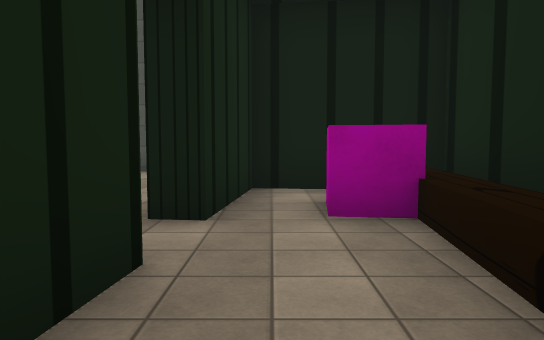
View 1 (above)

20 first-person views from a walk through a Unity game level. The camera is 1.4 m above the floor, tilts 4° down and sees 70° across. The floor is counted in squares, 2 m on a side. Each view is taken from the middle of a square. On the plan, view 1 faces up. The plan holds only what a view shows up to about 11 squares ahead; the rest is blank. The place goes on beyond the plan. The player is left out. Some surface patterns are stand-ins.

View 2
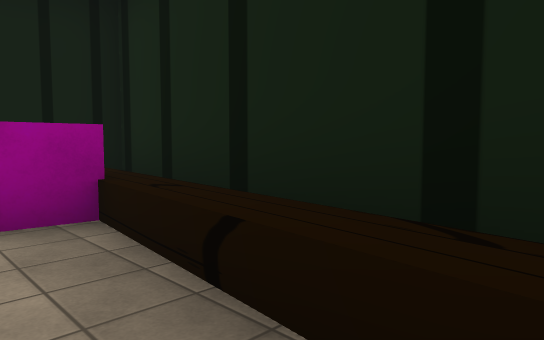

View 3
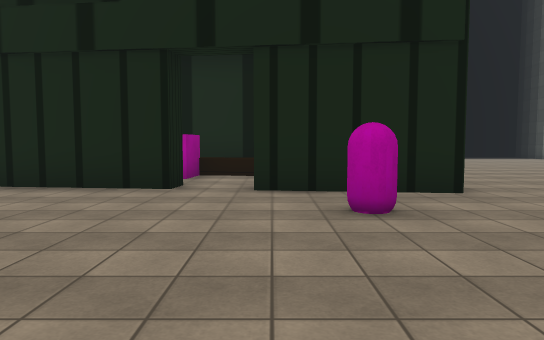

View 4
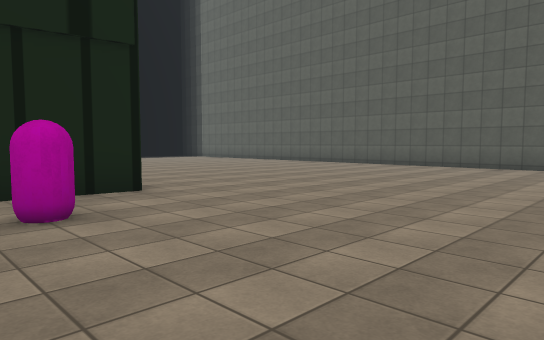

View 5
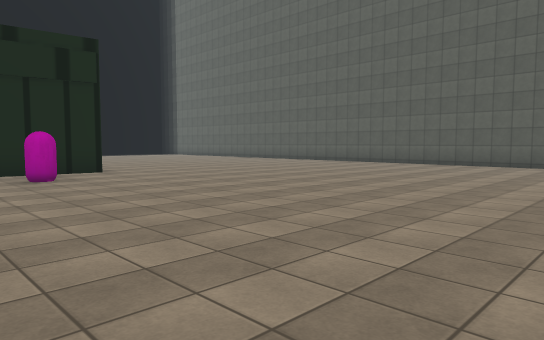

View 6
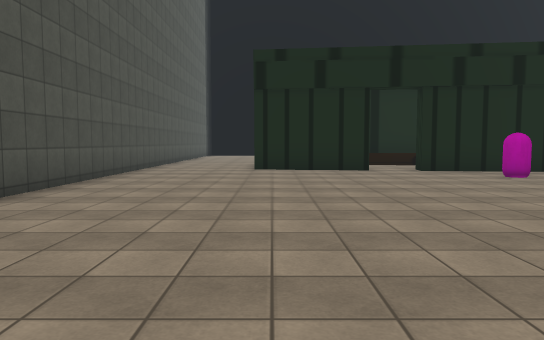

View 7
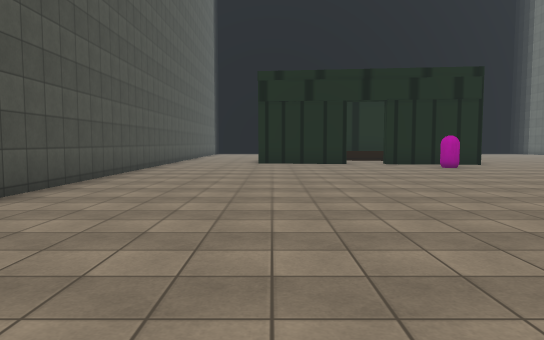

View 8
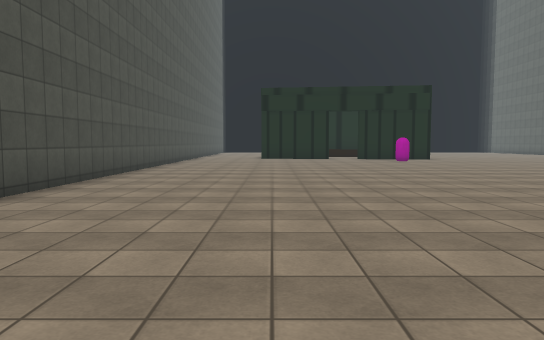

View 9
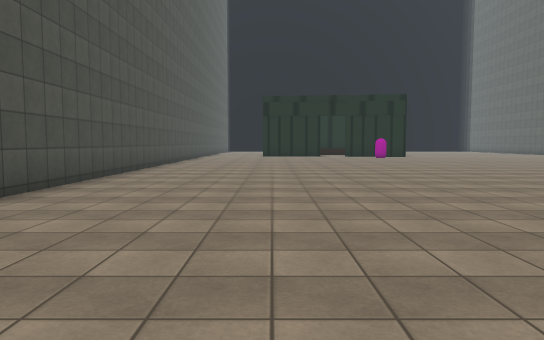

View 10
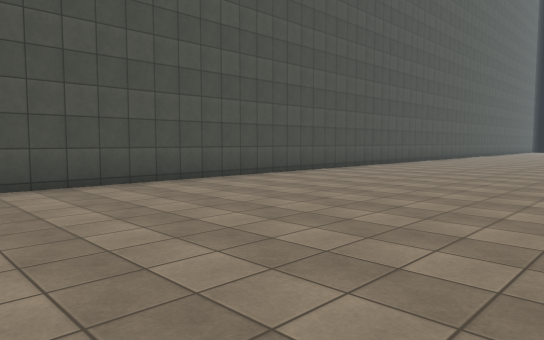

View 11
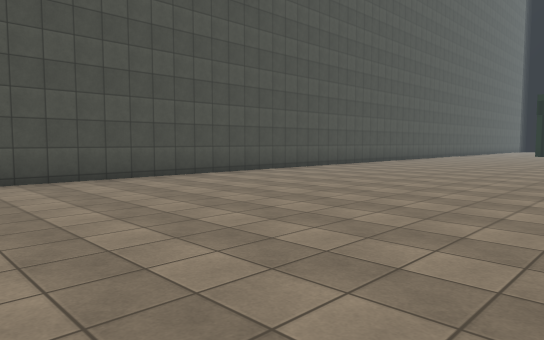

View 12
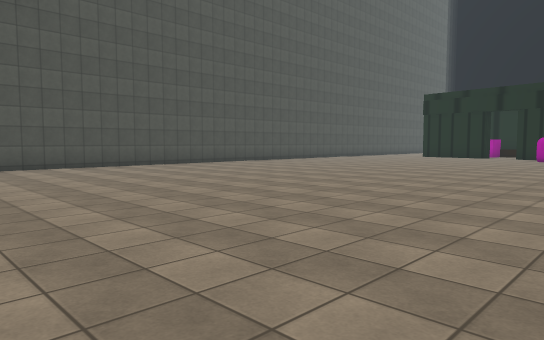

View 13
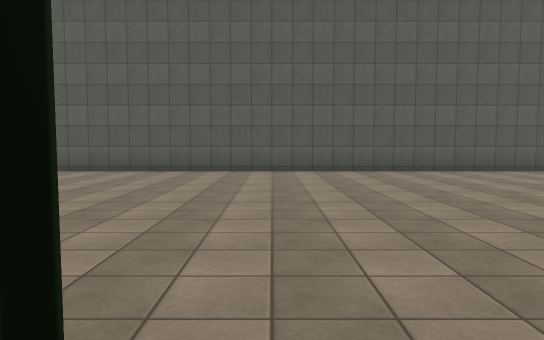

View 14
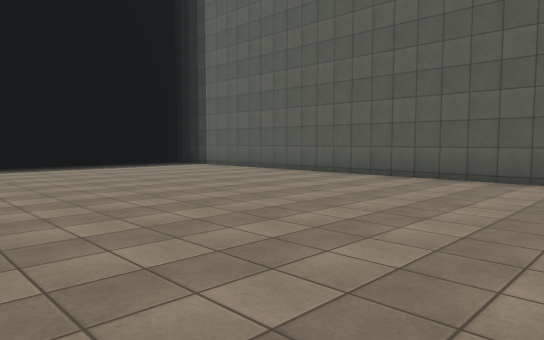

View 15
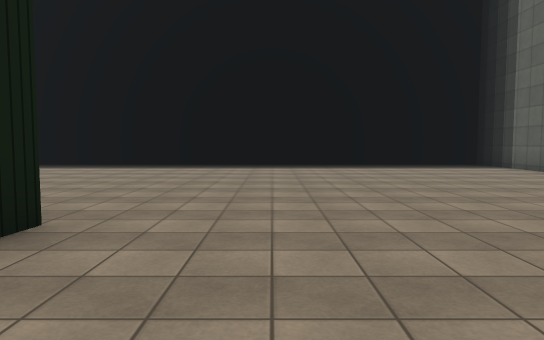

View 16
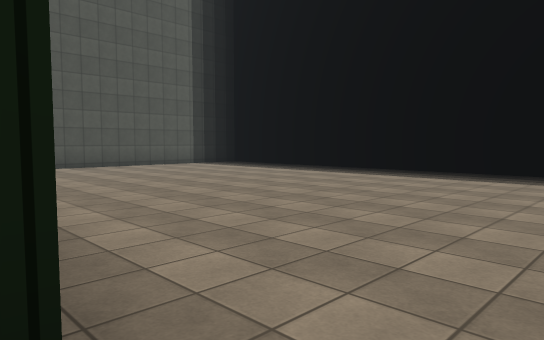

View 17
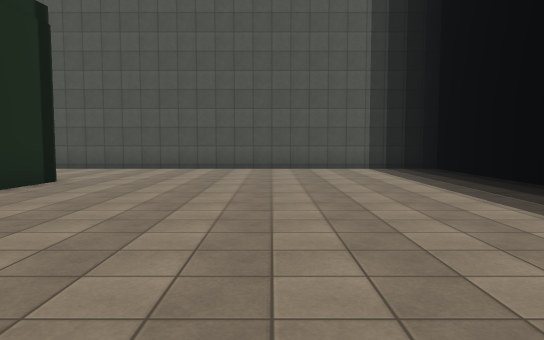

View 18
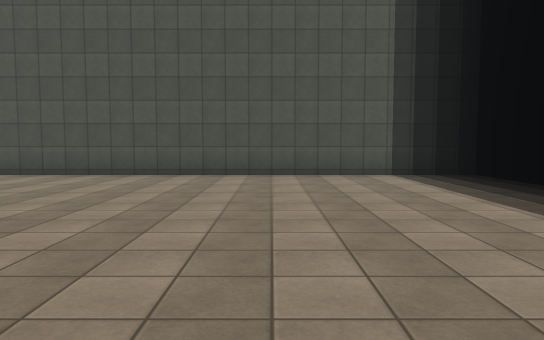

View 19
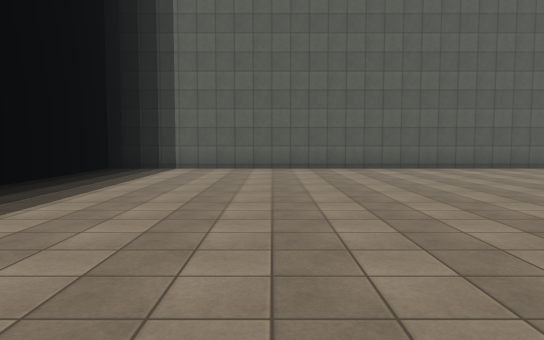

View 20
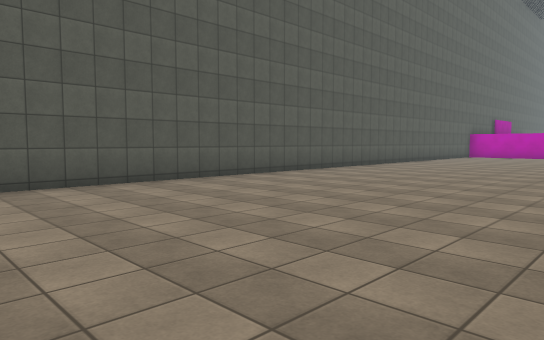

### Floor plan
Key: @ floor where view 1 was taken; # wall or solid block; . floor; = window, fence, low wall or low ledge; ^ raised ledge; O other object.
Columns run from 24 left of view 1 to 11 right of it. Each row starts with its distance up from view 1.
 10  ###################################
  9  .................................==
  8  ........................ ........==
  7  ........................  .......==
  6  ......................#####......==
  5 .......................#..^#......==
  4 .......................#.O#.......==
  3 ..........................#.......==
  2 .......................#..#.......==
  1     .................O.#.^#.......==
  0     ...................#@^#.......==
 -1     ...................#  #.......=
 -2     ....      ....................=
 -3               ....................=
 -4              .....................==
 -5          .........................==
 -6          .........................==
 -7           ........................==
 -8            .......................==
 -9             ......................==
-10             ######################==

Where each view was taken, in squares from view 1:
view 1: 0 up, 0 right, facing up
view 2: 0 up, 0 right, facing up-right
view 3: 2 up, 7 left, facing right
view 4: 2 up, 7 left, facing down-right
view 5: 3 up, 11 left, facing down-right
view 6: 6 up, 11 left, facing right
view 7: 6 up, 14 left, facing right
view 8: 6 up, 18 left, facing right
view 9: 6 up, 21 left, facing right
view 10: 3 up, 23 left, facing up-right
view 11: 2 up, 24 left, facing up-right
view 12: 2 down, 20 left, facing up-right
view 13: 0 up, 2 left, facing down
view 14: 2 down, 1 left, facing down-right
view 15: 3 down, 1 left, facing right
view 16: 2 down, 2 right, facing up-right
view 17: 1 down, 7 right, facing up
view 18: 1 up, 7 right, facing up
view 19: 1 up, 7 right, facing down
view 20: 3 down, 3 left, facing down-left
